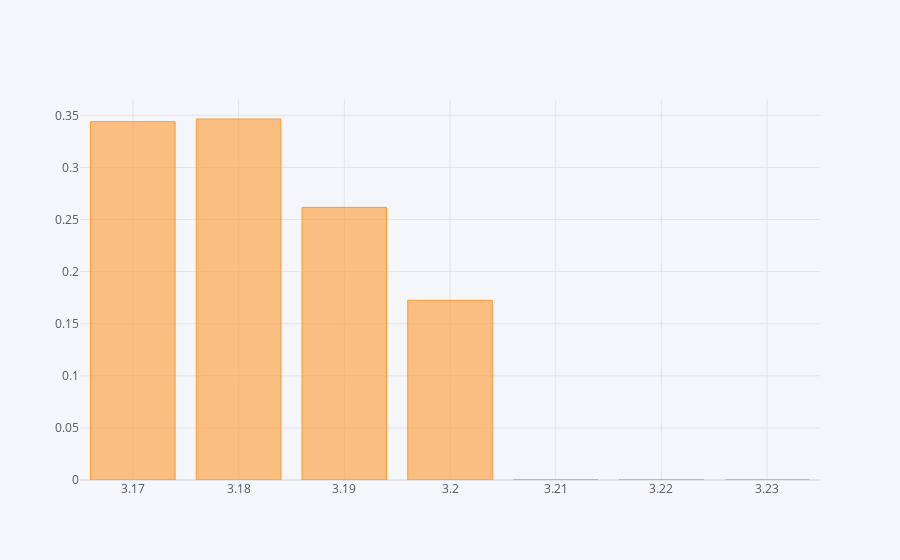

Notebook source saved alongside this figure:
### Code cell
# 수분 함유량 (INSP) 가 3.21 ~ 3.23 은 불량이 극히 적다. 
df[['INSP', 'TAG']].groupby(['INSP'], as_index=True).mean().iplot(kind='bar')

### Figure 1 — Plotly figure (JSON) as saved in the notebook; plotly's stock layout.template omitted (floating-point values rounded to 4 significant figures)
{"data": [{"marker": {"color": "rgba(255, 153, 51, 0.6)", "line": {"color": "rgba(255, 153, 51, 1.0)", "width": 1}}, "name": "TAG", "orientation": "v", "text": "", "type": "bar", "x": [3.17, 3.18, 3.19, 3.2, 3.21, 3.22, 3.23], "y": [0.3439, 0.3465, 0.2617, 0.1725, 4.573e-05, 0, 0]}], "layout": {"legend": {"bgcolor": "#F5F6F9", "font": {"color": "#4D5663"}}, "paper_bgcolor": "#F5F6F9", "plot_bgcolor": "#F5F6F9", "title": {"font": {"color": "#4D5663"}}, "xaxis": {"gridcolor": "#E1E5ED", "showgrid": true, "tickfont": {"color": "#4D5663"}, "title": {"font": {"color": "#4D5663"}, "text": ""}, "zerolinecolor": "#E1E5ED"}, "yaxis": {"gridcolor": "#E1E5ED", "showgrid": true, "tickfont": {"color": "#4D5663"}, "title": {"font": {"color": "#4D5663"}, "text": ""}, "zerolinecolor": "#E1E5ED"}}}
